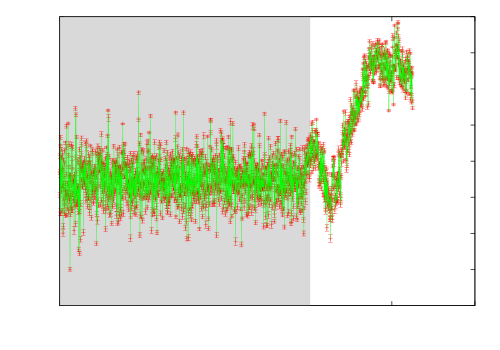

gnuplot code for this plot:
clear
reset
file = "beatfrequenzen_neu_iScan+FOL_drift"
datafile = sprintf('../dat/%s.dat',file)

unset key
set xlabel 'Messpunkt #'
#set format x "%.0f"
set ylabel 'Schwebungsfrequenz [MHz]'
set samples 100000

set style rect fc lt -1 fs solid 0.15 noborder
set obj rect from 0, graph 0 to 1508, graph 1


set term push
set term epslatex color 10
set out sprintf('%s.tex',file)

plot datafile with errorbars, \
datafile using 1:2 with lines lt 1 lc 2

unset out
